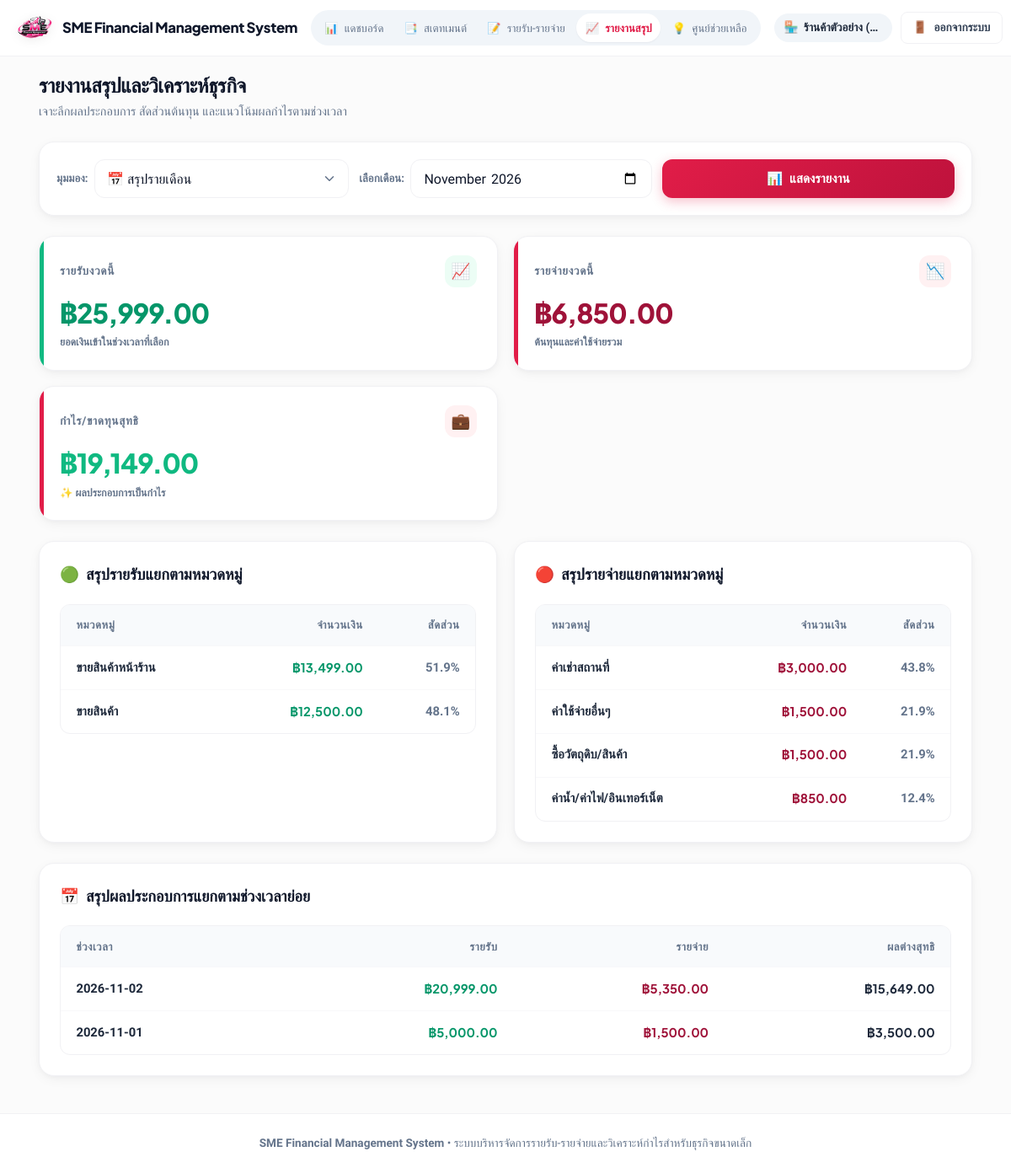
The app's page /reports (signed in) with its own data.
### tables this page shows
CREATE TABLE transactions (
            id INTEGER PRIMARY KEY AUTOINCREMENT,
            trans_date TEXT NOT NULL,
            type TEXT NOT NULL,
            category TEXT NOT NULL,
            amount REAL NOT NULL,
            note TEXT,
            created_at TEXT NOT NULL
        , user_id INTEGER NOT NULL DEFAULT 1, trans_time TEXT NOT NULL DEFAULT '12:00', payment_method TEXT NOT NULL DEFAULT 'โอนเงิน');

### flask_app.py (the view)
@app.route("/reports")
@login_required
def reports():
    user_id = session["user_id"]
    today = date.today()
    period_type = request.args.get("period_type", "monthly")
    selected_month = request.args.get("selected_month", today.strftime("%Y-%m"))
    selected_date = request.args.get("selected_date", today.strftime("%Y-%m-%d"))
    selected_year = request.args.get("selected_year", str(today.year))
    rep = db_service.get_report_data(
        user_id=user_id,
        period_type=period_type,
        selected_month=selected_month,
        selected_date=selected_date,
        selected_year=selected_year
    )
    return render_template(
        "reports.html",
        period_type=period_type,
        selected_month=selected_month,
        selected_date=selected_date,
        selected_year=selected_year,
        period_income=rep["period_income"],
        period_expense=rep["period_expense"],
        period_profit=rep["period_profit"],
        income_by_category=rep["income_by_category"],
        expense_by_category=rep["expense_by_category"],
        timeline_rows=rep["timeline_rows"],
    )

### db_service.py (called while the page is built)
def get_sqlite_conn():
    conn = sqlite3.connect(SQLITE_DB_PATH)
    conn.row_factory = sqlite3.Row
    return conn

def get_transactions(user_id, current_type="all", start_date="", end_date="", payment_method="all"):
    all_items = get_all_user_transactions_with_balance(user_id)
    filtered = []
    for item in all_items:
        if current_type in ["income", "expense"] and item["type"] != current_type:
            continue
        if payment_method != "all" and item.get("payment_method") != payment_method:
            continue
        if start_date and item["trans_date"] < start_date:
            continue
        if end_date and item["trans_date"] > end_date:
            continue
        filtered.append(item)
    filtered.sort(key=lambda x: (x["trans_date"], x.get("trans_time", "00:00"), x["id"]), reverse=True)
    return filtered

### flask_app.py (called while the page is built)
def login_required(f):
    @wraps(f)
    def decorated_function(*args, **kwargs):
        if "user_id" not in session:
            flash("กรุณาเข้าสู่ระบบก่อนเข้าใช้งาน", "warning")
            return redirect(url_for("login"))
        return f(*args, **kwargs)
    return decorated_function

### templates/reports.html (shortened to what this page needs)
{% extends "base.html" %}
{% block content %}
<div class="page-header">
    <div>
        <h1 class="page-title">รายงานสรุปและวิเคราะห์ธุรกิจ</h1>
        <p class="page-subtitle">เจาะลึกผลประกอบการ สัดส่วนต้นทุน และแนวโน้มผลกำไรตามช่วงเวลา</p>
    </div>
</div>
<div class="card" style="padding: 1.25rem;">
    <form method="GET" action="{{ url_for('reports') }}" class="filter-bar" style="background: transparent; border: none; padding: 0; margin-bottom: 0;">
        <div class="filter-group" style="min-width: 170px; flex: 1;">
            <label for="period_type">มุมมอง:</label>
            <select name="period_type" id="period_type" onchange="togglePeriodInputs()">
                <option value="monthly" {% if period_type == 'monthly' %}selected{% endif %}>📅 สรุปรายเดือน</option>
            </select>
        </div>
        <div class="filter-group" id="month_input_group" style="min-width: 170px; flex: 1; {% if period_type != 'monthly' %}display: none;{% endif %}">
            <label for="selected_month">เลือกเดือน:</label>
            <input type="month" id="selected_month" name="selected_month" value="{{ selected_month }}">
        </div>
        <div style="flex: 1; min-width: 150px;">
            <button type="submit" class="btn btn-primary" style="width: 100%;">
                <span>📊</span> แสดงรายงาน
            </button>
        </div>
    </form>
</div>
<div class="kpi-grid">
    <div class="kpi-card kpi-card-income">
        <div class="kpi-header">
            <span class="kpi-title">รายรับงวดนี้</span>
            <div class="kpi-icon-pill">📈</div>
        </div>
        <div class="kpi-value">฿{{ "{:,.2f}".format(period_income) }}</div>
        <div class="kpi-badge">ยอดเงินเข้าในช่วงเวลาที่เลือก</div>
    </div>
    <div class="kpi-card kpi-card-expense">
        <div class="kpi-header">
            <span class="kpi-title">รายจ่ายงวดนี้</span>
            <div class="kpi-icon-pill">📉</div>
        </div>
        <div class="kpi-value">฿{{ "{:,.2f}".format(period_expense) }}</div>
        <div class="kpi-badge">ต้นทุนและค่าใช้จ่ายรวม</div>
    </div>
    <div class="kpi-card kpi-card-profit">
        <div class="kpi-header">
            <span class="kpi-title">กำไร/ขาดทุนสุทธิ</span>
            <div class="kpi-icon-pill">💼</div>
        </div>
        <div class="kpi-value" style="color: {{ '#10b981' if period_profit >= 0 else '#e11d48' }};">
            {{ '฿{:,.2f}'.format(period_profit) if period_profit >= 0 else '-฿{:,.2f}'.format(period_profit|abs) }}
        </div>
        <div class="kpi-badge">{{ '✨ ผลประกอบการเป็นกำไร' if period_profit >= 0 else '⚠️ ผลประกอบการขาดทุน' }}</div>
    </div>
</div>
<div style="display: grid; grid-template-columns: repeat(auto-fit, minmax(320px, 1fr)); gap: 1.25rem; margin-bottom: 1.5rem;">
    <div class="card" style="margin-bottom: 0;">
        <div class="card-header">
            <h2 class="card-title"><span>🟢</span> สรุปรายรับแยกตามหมวดหมู่</h2>
        </div>
        {% if income_by_category %}
        <div class="table-responsive">
            <table style="min-width: 100%;">
                <thead>
                    <tr>
                        <th>หมวดหมู่</th>
                        <th style="text-align: right;">จำนวนเงิน</th>
                        <th style="text-align: right;">สัดส่วน</th>
                    </tr>
                </thead>
                <tbody>
                    {% for cat, amt in income_by_category %}
                    <tr>
                        <td><strong>{{ cat }}</strong></td>
                        <td style="text-align: right;" class="amount-income">฿{{ "{:,.2f}".format(amt) }}</td>
                        <td style="text-align: right; color: var(--muted); font-weight: 600;">
                            {{ "{:.1f}%".format((amt / period_income * 100) if period_income > 0 else 0) }}
                        </td>
                    </tr>
                    {% endfor %}
                </tbody>
            </table>
        </div>
        {% else %}
        <div class="empty-state">
            <p>ไม่มีรายการรายรับในช่วงเวลานี้</p>
        </div>
        {% endif %}
    </div>
    <div class="card" style="margin-bottom: 0;">
        <div class="card-header">
            <h2 class="card-title"><span>🔴</span> สรุปรายจ่ายแยกตามหมวดหมู่</h2>
        </div>
        {% if expense_by_category %}
        <div class="table-responsive">
            <table style="min-width: 100%;">
                <thead>
                    <tr>
                        <th>หมวดหมู่</th>
                        <th style="text-align: right;">จำนวนเงิน</th>
                        <th style="text-align: right;">สัดส่วน</th>
                    </tr>
                </thead>
                <tbody>
                    {% for cat, amt in expense_by_category %}
                    <tr>
                        <td><strong>{{ cat }}</strong></td>
                        <td style="text-align: right;" class="amount-expense">฿{{ "{:,.2f}".format(amt) }}</td>
                        <td style="text-align: right; color: var(--muted); font-weight: 600;">
                            {{ "{:.1f}%".format((amt / period_expense * 100) if period_expense > 0 else 0) }}
                        </td>
                    </tr>
                    {% endfor %}
                </tbody>
            </table>
        </div>
        {% else %}
        <div class="empty-state">
            <p>ไม่มีรายการรายจ่ายในช่วงเวลานี้</p>
        </div>
        {% endif %}
    </div>
</div>
<div class="card">
    <div class="card-header">
        <h2 class="card-title"><span>📅</span> สรุปผลประกอบการแยกตามช่วงเวลาย่อย</h2>
    </div>
    {% if timeline_rows %}
    <div class="table-responsive">
        <table>
            <thead>
                <tr>
                    <th style="width: 160px;">ช่วงเวลา</th>
                    <th style="text-align: right; width: 140px;">รายรับ</th>
                    <th style="text-align: right; width: 140px;">รายจ่าย</th>
                    <th style="text-align: right; width: 150px;">ผลต่างสุทธิ</th>
                </tr>
            </thead>
            <tbody>
                {% for row in timeline_rows %}
                <tr>
                    <td><strong>{{ row.period_label }}</strong></td>
                    <td style="text-align: right;" class="amount-income">฿{{ "{:,.2f}".format(row.income) }}</td>
                    <td style="text-align: right;" class="amount-expense">฿{{ "{:,.2f}".format(row.expense) }}</td>
                    <td style="text-align: right; font-weight: 700; font-family: var(--font-en);" style="color: {{ '#10b981' if row.net >= 0 else '#e11d48' }};">
                        {{ '฿{:,.2f}'.format(row.net) if row.net >= 0 else '-฿{:,.2f}'.format(row.net|abs) }}
                    </td>
                </tr>
                {% endfor %}
            </tbody>
        </table>
    </div>
    {% else %}
    <div class="empty-state">
        <p>ไม่มีข้อมูลสำหรับช่วงเวลานี้</p>
    </div>
    {% endif %}
</div>
{% endblock %}

### records on screen
transactions: category "ขายสินค้าหน้าร้าน", amt "13,499.00", value "51.9%", period_label "2026-11-02", income "20,999.00", expense "5,350.00", net "฿15,649.00"
transactions: category "ขายสินค้า", amt "12,500.00", value "48.1%"
transactions: category "ค่าเช่าสถานที่", amount "3,000.00", value "43.8%"
transactions: category "ค่าใช้จ่ายอื่นๆ", amount "1,500.00", value "21.9%"
transactions: category "ซื้อวัตถุดิบ/สินค้า", amount "1,500.00", value "21.9%", period_label "2026-11-01", income "5,000.00", expense "1,500.00", net "฿3,500.00"
transactions: category "ค่าน้ำ/ค่าไฟ/อินเทอร์เน็ต", amount "850.00", value "12.4%"

### other values on screen
{{ session.get('business_name', session.get('username')) }} "ร้านค้าตัวอย่าง (…"
{{ "{:,.2f}".format(period_income) }} "25,999.00"
{{ "{:,.2f}".format(period_expense) }} "6,850.00"
